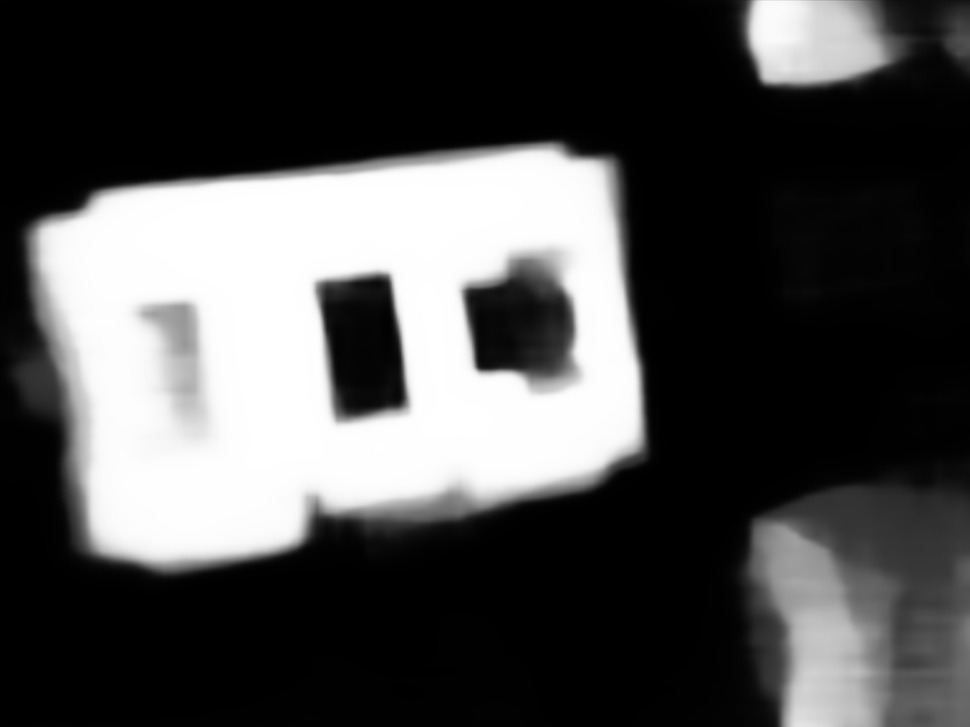
#> input picture planShape/AreaCalculation/input_to_findArea/gray_preprocessed_undistorted_avgPooling/Nilgiri/4.jpg, 970 x 727 px, shrunk from 4608 x 3456 before the run, found by its file name
$ python find_area.py
#> lines starting #> are read from the running program, lines starting #| are printed output that depends on the picture; after the words box and inside, x2 and y2 are one past the last pixel; in counts of white or black regions, pixels touching at a corner belong together; long printed decimals are rounded
import numpy as np
import cv2
import matplotlib.pyplot as plt
import shapely
from shapely.geometry import Polygon


'''
def get_z(pt1, pt2, h, f1, f2):

    # pt1: y coord of Point1 in Image1
    # pt2: y coord of Point1 in Image2

    Z = (((f1*pt1*h)/(f2*pt1-f1*pt2)))
    return Z

def distance(pt1, pt2):
    x1,y1 = pt1
    x2,y2 = pt2
    dist = (x1 - x2)**2 + (y1 - y2)**2
    dist = np.sqrt(dist)
    return dist

def get_z_v2(pt1, pt2, pt1_hat, pt2_hat, h):

    # [4 lines of commented-out code are left out]

    print('Trying 2nd version of DEPTH CALCULATION')
    print('2nd Version pt1:', pt1)
    print('2nd Version pt2:', pt2)
    print('2nd Version pt1_hat:', pt1_hat)
    print('2nd Version pt2_hat:', pt2_hat)
    Z = (distance(pt1, pt2) * h)/distance(pt1_hat, pt2_hat)
    return Z

def generate_area(x1,y1, x2, y2, h, f1, f2, depth=0):
    # print('x1',x1)
    print('y1',y1)
    # print('x2',x2)
    print('y2',y2)

    X = np.zeros(4)
    Y = np.zeros(4)
    Z = get_z(y1[1],y2[1], h, f1, f2)
    print('Z:', Z)
    Z = get_z(y1[2],y2[2], h, f1, f2)
    print('Z:', Z)
    Z = get_z(y1[3],y2[3], h, f1, f2)
    print('Z:', Z)
    Z = get_z(y1[0],y2[0], h, f1, f2)
    # X = (Z*x1)/f1
    # Y = (Z*y1)/f1

    ##2ND version Depth Calculation
    pt1 = x1[0], y1[0]
    pt2 = x1[1], y1[1]
    pt1_hat = x2[0], y2[0]
    pt2_hat = x2[1], y2[1]
    print('2ndVersion:', get_z_v2(pt1_hat, pt2_hat, pt1, pt2, h))

    if depth !=0:
        X = (depth*x1)/f1
        Y = (depth*y1)/f1
    length = np.sqrt((X[0]-X[1])**2 + (Y[0]-Y[1])**2)
    breadth = np.sqrt((X[2]-X[1])**2 + (Y[2]-Y[1])**2)
    area = length*breadth
    return area

def call_this(name, h, focalLength = 2.96347438e+03, depth =0):

    # name = 4
    path = './storedCoordinatesForDepthCalc/'

    # image_points = np.loadtxt('../rooftop/area_test/ud/'+str(name)+'.out', delimiter=',')
    image_points = np.loadtxt(path+str(name)+'.out', delimiter=',')
    image_points1 = np.array(image_points)

    # image_points = np.loadtxt('../rooftop/area_test/ud/'+str(name+1)+'.out', delimiter=',')
    image_points = np.loadtxt(path+str(name+1)+'.out', delimiter=',')
    image_points2 = np.array(image_points)

    cx = 2.20429432e+03
    cy = 1.47383511e+03
    print('image1 Points:', image_points1)
    print('image2 Points:', image_points2)
    # [5 lines of commented-out code are left out]

    f1 = focalLength
    f2 = f1
    # h = 7
    if depth != 0:
        area = generate_area(image_points1[:,0],image_points1[:,1], image_points2[:,0], image_points2[:,1], h, f1, f2, depth)
    else:
        area = generate_area(image_points1[:,0],image_points1[:,1], image_points2[:,0], image_points2[:,1], h, f1, f2)
    print('area: ', area)


call_this(1, 1.2, focalLength, 69)
call_this(2, 20.2, focalLength, 70.2)
call_this(3, 2.6, focalLength, 90.4)
call_this(4,7, focalLength, 93)
# call_this(5,2.6, 100)
'''

def calcNetArea(contours, hierarchy, depth, focalLength):
    sorted_contours = sorted(contours, key=cv2.contourArea)
    maxContour = sorted_contours[len(contours) - 1]
    maxCont = np.squeeze(maxContour, axis=1)
    hierarchy = np.squeeze(hierarchy, axis=0)
    roi_contours = []
    roi_contours.append(maxContour)

    maxCont = maxCont*(depth/focalLength)

    # outer_polygon_area = Polygon(maxCont).area*(depth/focalLength)**2
    outer_polygon_area = Polygon(maxCont).area
    child_polygon_totalarea = 0.0
    maxContourIndex = -1

    for i in range(len(contours)):
        if contours[i] is maxContour:
            maxContourIndex = i
            break
    index = maxContourIndex

    if hierarchy[index][2] != -1: ## check if child is there or not
        for i in range(len(contours)):
            child_contour = contours[i]
            if  child_contour is maxContour:
                # print('Reached max Contour')
                continue
            elif hierarchy[i][3] == maxContourIndex: ## Is a child
                roi_contours.append(contours[i])
                # print('hierarchy of child:', hierarchy[i])
                c = contours[i]
                c = np.squeeze(c, axis=1)
                c = c*(depth/focalLength)
                # child_polygon_area = Polygon(c).area*(depth/focalLength)**2
                child_polygon_area = Polygon(c).area
                child_polygon_totalarea += child_polygon_area
                # print('childPolygonArea: ', child_polygon_area)
                # print('child Total area in loop:', child_polygon_totalarea)
    else:
        print('No Child Polygon is there')
    net_area = outer_polygon_area - child_polygon_totalarea
    print('OUTER POLYGON AREA:', outer_polygon_area)
    print('INNER POLYGON AREA:', child_polygon_totalarea)
    print('NET AREA:', net_area)
    return net_area, roi_contours

def get_area_from_mask(image, depth, focalLength, thresh = 200):
    '''
    image: input mask of building obtained by semantic segmentation
    depth: depth to the building
    focalLength: focalLength of camera in pixels
    thresh: binary threshold
    '''
#> called with depth = 84, focalLength = 2963.5, thresh = 200
    imgray = cv2.cvtColor(image, cv2.COLOR_BGR2GRAY)
#> image is the input picture: shape (727, 970, 3); min 0, max 255, mean 76.4
    print('Binary threhold set to:', thresh)
    ret, thresh = cv2.threshold(imgray.astype(np.uint8), thresh, 255, 0)
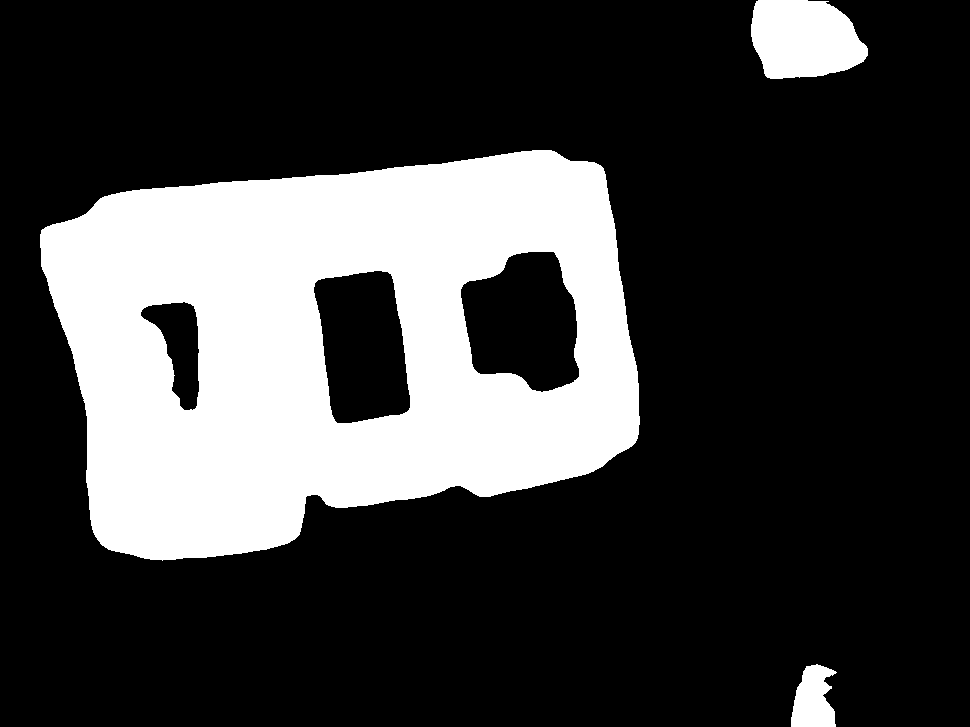
#> thresh: shape (727, 970); 24.4% white; 3 white regions
#> ret = 200
    contours, hierarchy = cv2.findContours(thresh, cv2.RETR_CCOMP, cv2.CHAIN_APPROX_SIMPLE)
#> contours = 6 contours; box (x1, y1, x2, y2) and area: (40, 150, 640, 561) 188729, (460, 251, 580, 393) 12506, (313, 270, 411, 424) 11596, (751, 0, 868, 79) 7232, (140, 301, 200, 411) 3466, (791, 664, 837, 727) 1990

    ## Draw max area contour
    c = max(contours, key = cv2.contourArea)
#> c = contour of 595 points, box (x1, y1, x2, y2) (40, 150, 640, 561), area 188729
    cv2.drawContours(image, [c], 0, (0,0,255), 3)
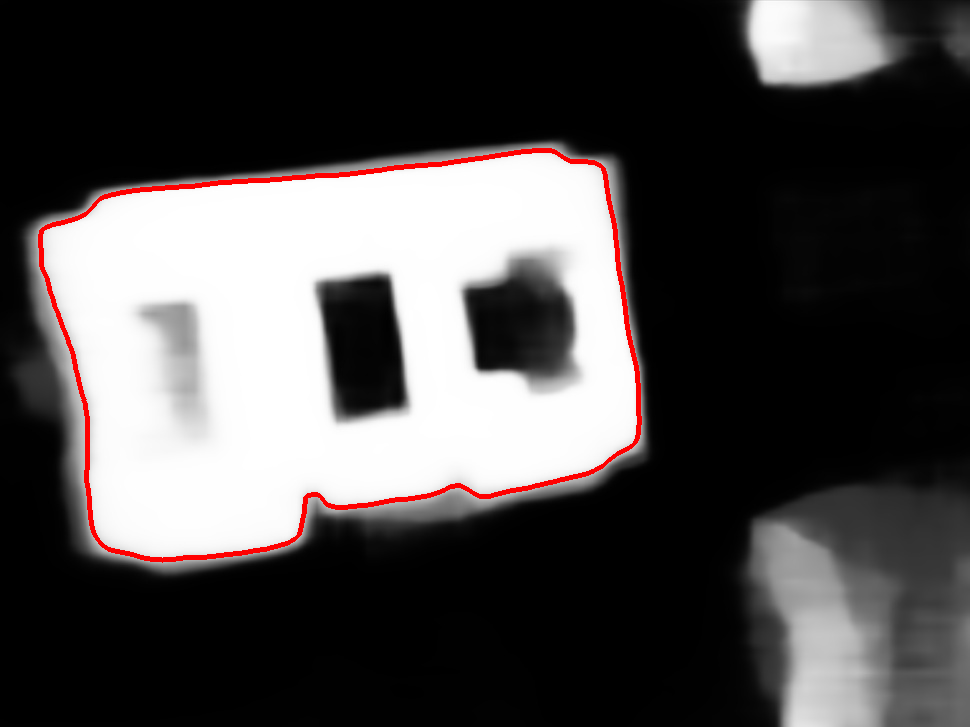
#> image: shape (727, 970, 3); 1.22% of pixels changed, all inside (x1, y1, x2, y2) = (38, 148, 642, 563)
    c = np.squeeze(c, axis=1)
#> c = 595 pairs, first value 40 to 639, second value 150 to 560
    # print('Final Outer Polygon Area:', Polygon(c).area*(depth/focalLength)**2)
    plt.title('Contour with max area')
    plt.imshow(image)
    plt.show()

    _, roi_contours = calcNetArea(contours, hierarchy, depth, focalLength)
#> in calcNetArea, `sorted_contours = sorted(contours, key=cv2.contourArea)`: sorted_contours has the same summary as contours in get_area_from_mask
#> in calcNetArea, `maxContour = sorted_contours[len(contours) - 1]`: maxContour = contour of 595 points, box (x1, y1, x2, y2) (40, 150, 640, 561), area 188729
#> in calcNetArea, `maxCont = np.squeeze(maxContour, axis=1)`: maxCont has the same summary as c in get_area_from_mask
#> in calcNetArea, `maxCont = maxCont*(depth/focalLength)`: maxCont = 595 pairs, first value 1.13 to 18.11, second value 4.25 to 15.87
#> in calcNetArea, `outer_polygon_area = Polygon(maxCont).area`: outer_polygon_area = 151.6
#> the loop in calcNetArea, `for i in range(len(contours)):` made 2 passes
#> maxContourIndex on pass 2: 1
#> in calcNetArea, `index = maxContourIndex`: index = 1
#> the loop in calcNetArea, `for i in range(len(contours)):` made 6 passes
#> (child_polygon_area, child_polygon_totalarea) on passes 3 to 5: (2.79, 2.79), (9.32, 12.1), (10.05, 22.15)
#> after the loop in calcNetArea, `for i in range(len(contours)):`: child_polygon_totalarea = 22.15; roi_contours = 4 contours; box (x1, y1, x2, y2) and area: (40, 150, 640, 561) 188729, (460, 251, 580, 393) 12506, (313, 270, 411, 424) 11596, (140, 301, 200, 411) 3466
#> in calcNetArea, `net_area = outer_polygon_area - child_polygon_totalarea`: net_area = 129.5
#| OUTER POLYGON AREA: 151.633
#| INNER POLYGON AREA: 22.150
#| NET AREA: 129.483

    '''
    sorted_contours = sorted(contours, key=cv2.contourArea)
    maxContour = sorted_contours[len(contours) - 1]
    hierarchy = np.squeeze(hierarchy, axis=0)
    maxContourIndex = -1
    for i in range(len(contours)):
        if contours[i] is maxContour:
            maxContourIndex = i
            break
    '''

    ## Draw ROI contours
    img_roicontours = image.copy()
    cv2.drawContours(img_roicontours, roi_contours, -1, (0,0,255), 5)
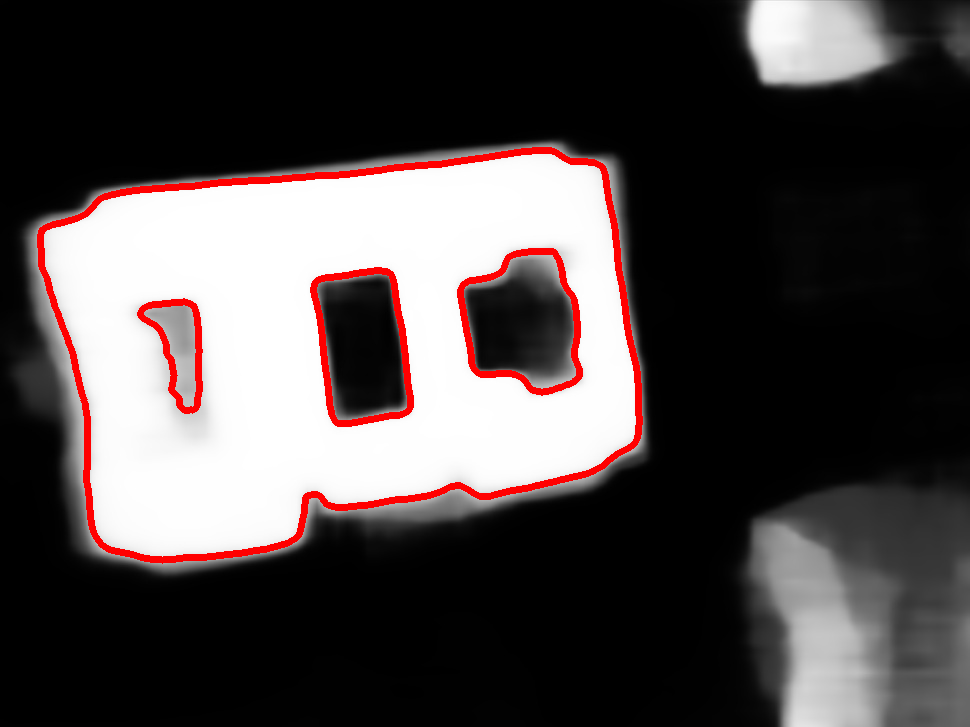
#> img_roicontours: shape (727, 970, 3); 1.62% of pixels changed, all inside (x1, y1, x2, y2) = (37, 147, 643, 564)
    plt.title('Building contour')
    plt.imshow(img_roicontours)
    plt.show()

'''
focalLength: f of camera(in pixels)
depth(in m): depth to the building
'''

## For GoogleEarth dataset
# focalLength = 4156.93
# # ## nilgiri
# # depth = 144
# # Bakul
# depth = 130

############# For Nilgiri Building ##################
focalLength = 2.96347438e+03
'''
Height Info:
17:20:36: 5th image - 5.jpg -> 100 meters
17:20:32: 4th image - 4.jpg -> 93 meters
17:20:30: 3rd image - 3.jpg -> 90.4 meters
17:20:21: 2nd image - 2.jpg -> 70.2 meters
17:20:19: 1st image - 1.jpg->  69 meters
'''
# 5th image of Nilgiri: depth = UAV height - height of facade
depth = 93 - 9

############## For Bakul building ####################
'''
Height Info:
1st image -> 71_193.jpg -> 193 meters
2nd image -> 72_130 - > 130 meters
'''
# depth = UAV height - height of facade
# depth = UAV Height - 9


get_area_from_mask(cv2.imread('.\\input_to_findArea\\gray_preprocessed_undistorted_avgPooling\\Nilgiri\\4.jpg'), depth, focalLength)

$ run again, with planShape/AreaCalculation/input_to_findArea/gray_preprocessed_undistorted_avgPooling/Nilgiri/1.jpg copied over planShape/AreaCalculation/input_to_findArea/gray_preprocessed_undistorted_avgPooling/Nilgiri/4.jpg
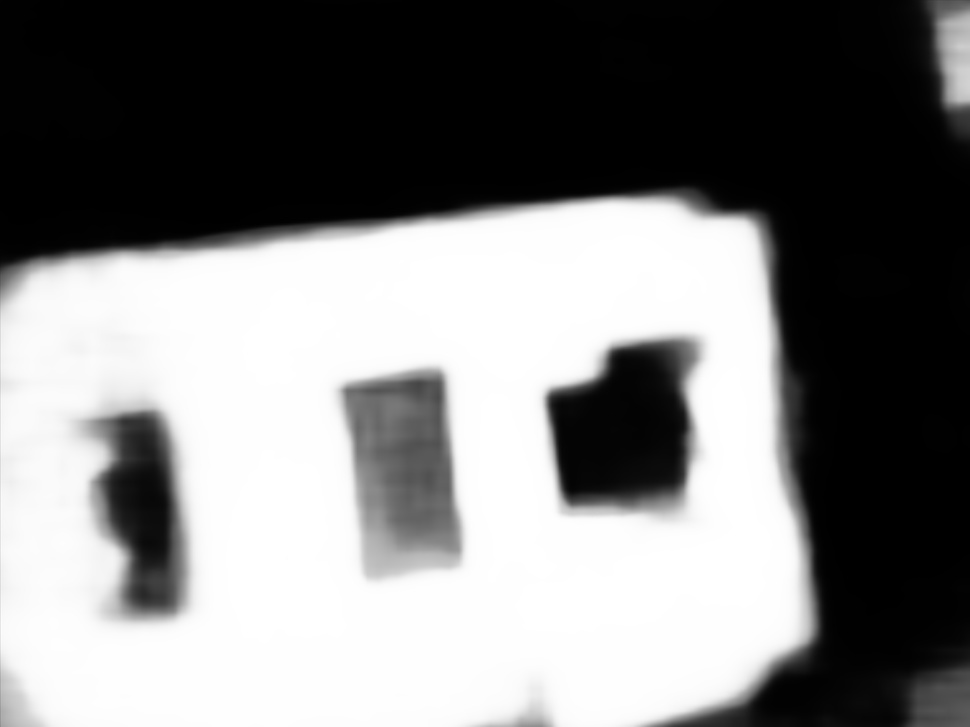
#> input picture planShape/AreaCalculation/input_to_findArea/gray_preprocessed_undistorted_avgPooling/Nilgiri/1.jpg, 970 x 727 px, shrunk from 4608 x 3456 before the run, found by its file name
#> in get_area_from_mask, image is the input picture: shape (727, 970, 3); min 0, max 255, mean 126.5
#> in get_area_from_mask, `ret, thresh = cv2.threshold(imgray.astype(np.uint8), thresh, 255, 0)`:
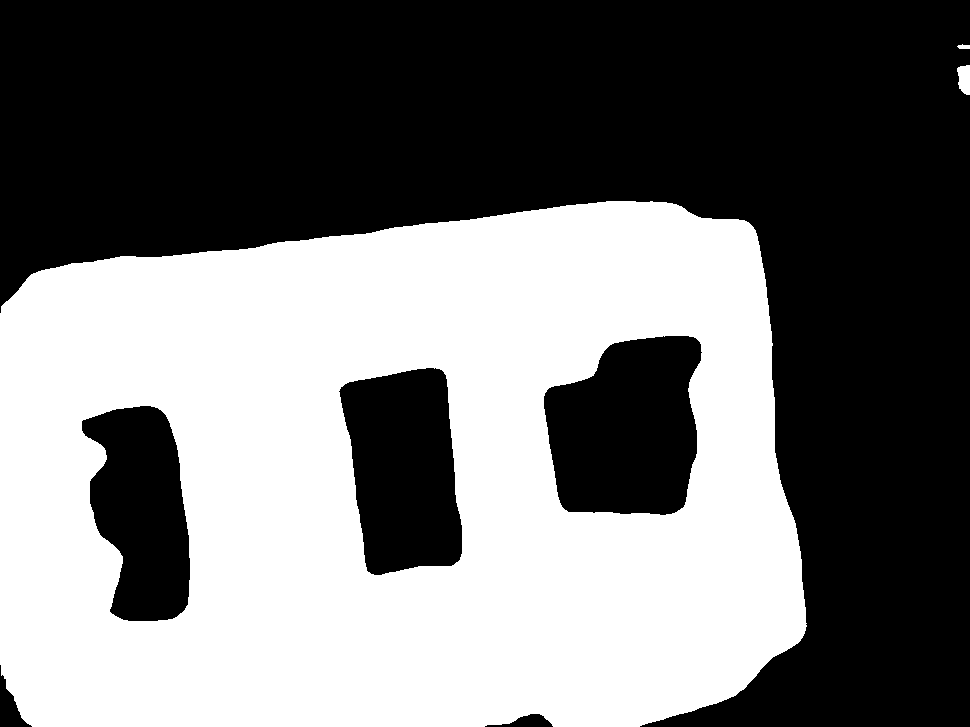
#> thresh: shape (727, 970); 45.7% white; 3 white regions
#> ret = 200
#> contours = 6 contours; box (x1, y1, x2, y2) and area: (0, 201, 807, 727) 379289, (543, 335, 703, 516) 22728, (338, 367, 463, 576) 19924, (81, 405, 191, 622) 17012, (957, 65, 970, 95) 278, (957, 44, 970, 49) 34
#> in get_area_from_mask, `c = max(contours, key = cv2.contourArea)`: c = contour of 478 points, box (x1, y1, x2, y2) (0, 201, 807, 727), area 379289
#> image: shape (727, 970, 3); 1.42% of pixels changed, all inside (x1, y1, x2, y2) = (0, 199, 809, 727)
#> in get_area_from_mask, `c = np.squeeze(c, axis=1)`: c = 478 pairs, first value 0 to 806, second value 201 to 726
#> sorted_contours has the same summary as contours in get_area_from_mask
#> maxContour = contour of 478 points, box (x1, y1, x2, y2) (0, 201, 807, 727), area 379289
#> in calcNetArea, `maxCont = np.squeeze(maxContour, axis=1)`: maxCont has the same summary as c in get_area_from_mask
#> in calcNetArea, `maxCont = maxCont*(depth/focalLength)`: maxCont = 478 pairs, first value 0 to 22.85, second value 5.7 to 20.58
#> outer_polygon_area = 304.7
#> the loop in calcNetArea, `for i in range(len(contours)):` made 1 pass
#> maxContourIndex on pass 1: 0
#> index = 0
#> the loop in calcNetArea, `for i in range(len(contours)):` made 6 passes
#> (child_polygon_area, child_polygon_totalarea) on passes 2 to 4: (13.67, 13.67), (16.01, 29.68), (18.26, 47.94)
#> after the loop in calcNetArea, `for i in range(len(contours)):`: child_polygon_totalarea = 47.94; roi_contours = 4 contours; box (x1, y1, x2, y2) and area: (0, 201, 807, 727) 379289, (543, 335, 703, 516) 22728, (338, 367, 463, 576) 19924, (81, 405, 191, 622) 17012
#> net_area = 256.8
#| OUTER POLYGON AREA: 304.738
#| INNER POLYGON AREA: 47.937
#| NET AREA: 256.801
#> in get_area_from_mask, `cv2.drawContours(img_roicontours, roi_contours, -1, (0,0,255), 5)`:
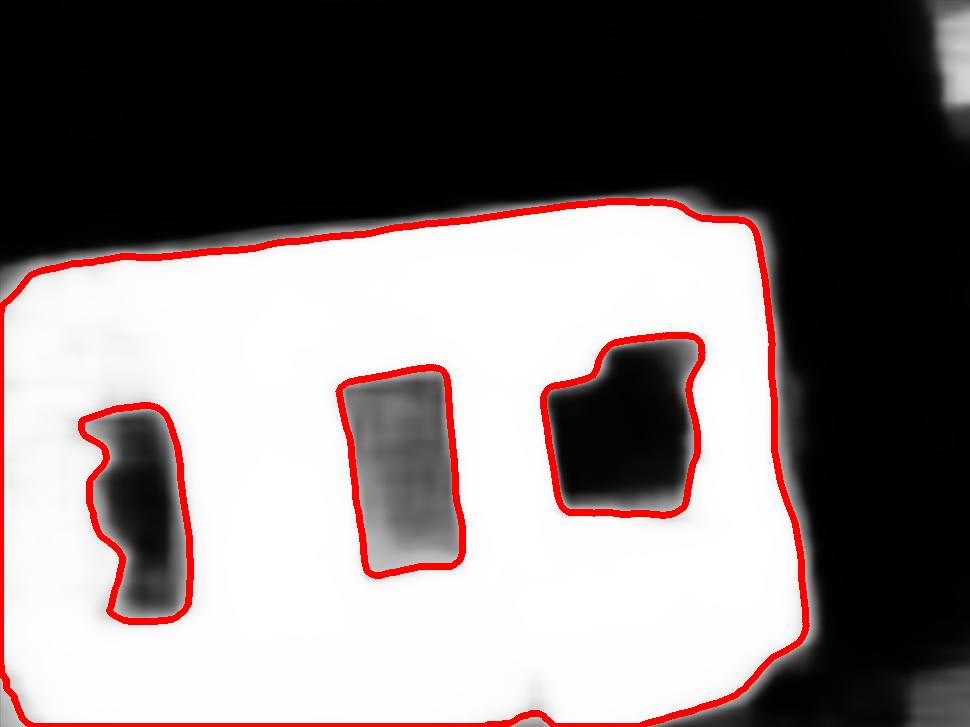
#> img_roicontours: shape (727, 970, 3); mean B, G, R 118.8, 118.8, 128.2
